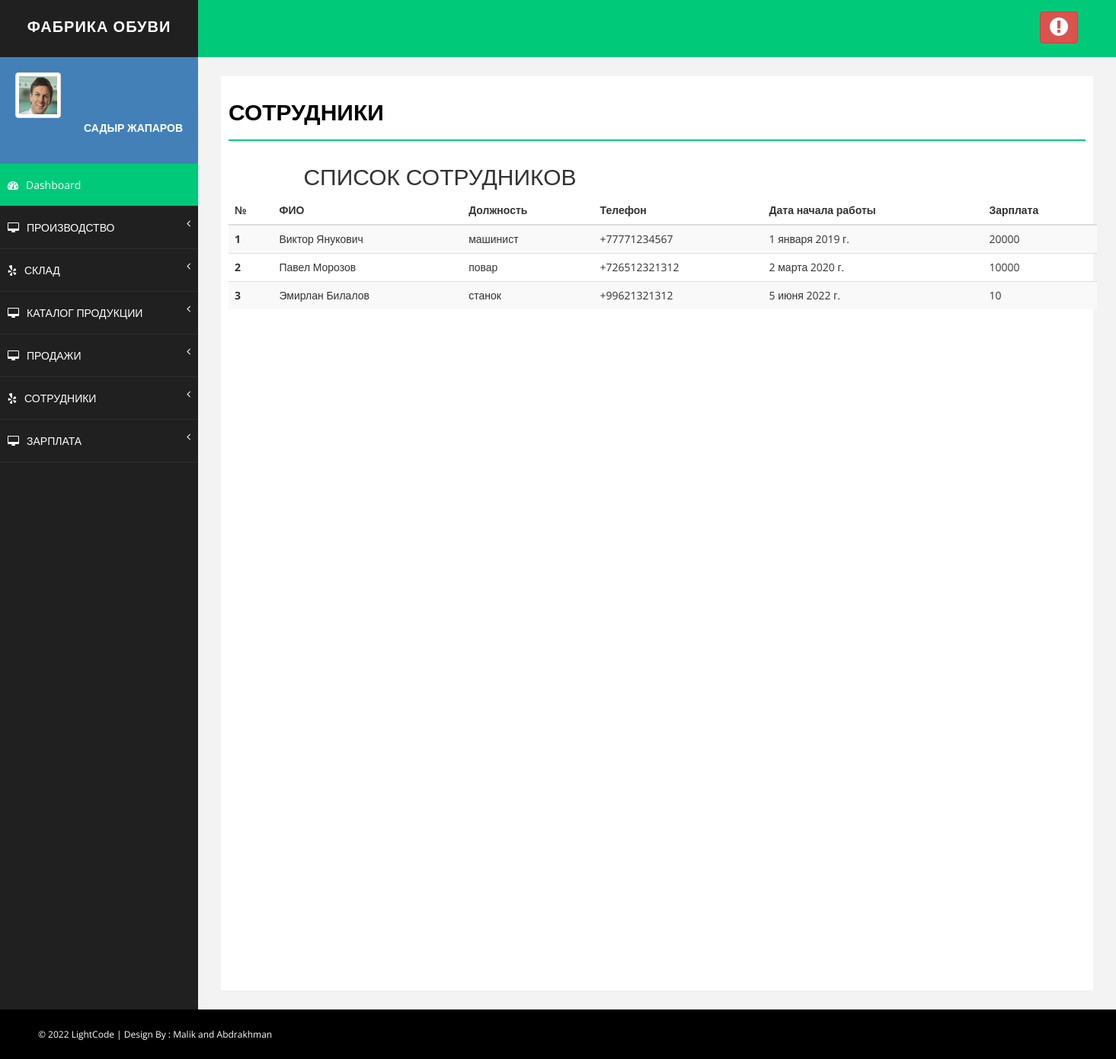
The page /emp_report on the database its author committed.
### manufacture/models.py (models this page shows, shortened)
class Employee(models.Model):
    active = models.BooleanField(default=True)
    occupation = models.CharField(max_length=100, blank=True, verbose_name='Должность')
    date_start = models.DateField(verbose_name="Дата начала работы", blank=True)
    fio = models.CharField(max_length=64, unique=True, verbose_name="ФИО")  # имя фамилия отчество сотрудника
    phone = models.CharField(max_length=20, blank=True, verbose_name="Номер телефона")
    phone1 = models.CharField(max_length=20, blank=True, verbose_name="Дополнительный номер")
    monthly_salary = models.IntegerField(default=0, blank=True)

### manufacture/views.py (the view)
# urls.py: path('emp_report', employers, name='employers'),
def employers(request):
    employer = Employee.objects.all()
    return render(request, 'manufacture/emp_report.html', {'employer': employer})

### manufacture/templates/manufacture/emp_report.html (shortened to what this page needs)
{% extends 'base.html' %}
{% load static %}
{% block content %}
 <div id="page-wrapper">
            <div id="page-inner">
                <div class="row">
                    <div class="col-md-12">
                        <h1 class="page-head-line">СОТРУДНИКИ</h1>
					</div>
	<body>
	<section class="ftco-section">
		<div class="container">
			<div class="row justify-content-center">
				<div class="col-md-6 text-center mb-5">
					<h2 class="heading-section">СПИСОК СОТРУДНИКОВ</h2>
				</div>
			</div>
			<div class="row">
				<div class="col-md-12">
					<div class="table-wrap">
						<table class="table table-striped">
						  <thead>
						    <tr>
						      <th>№</th>
								<th>ФИО</th>
						      <th>Должность</th>
						      <th>Телефон</th>
						      <th>Дата начала работы </th>
						      <th>Зарплата</th>
						    </tr>
						  </thead>
						  <tbody>
						  {% for i in employer %}
						  <tr>
						      <th scope="row"> {{ i.id}}</th>
						      <td>{{ i.fio }}</td>
								<td>{{ i.occupation }}</td>
								<td>{{ i.phone }}</td>
						      <td>{{ i.date_start }}</td>
						      <td>{{ i.monthly_salary }}</td>
						    </tr>
						  {% endfor %}
						  </tbody>
						</table>
					</div>
				</div>
			</div>
		</div>
	</section>
	</div>
			</div>
	</html>
{% endblock %}

### config/static/assets/css/basic.css (style rules this page uses)
body { font-family: 'Open Sans', sans-serif; line-height:25px; }
#page-wrapper { padding: 15px 15px; min-height: 600px; background: #F3F3F3; }
#page-inner { width: 100%; margin: 10px 20px 10px 0px; background-color: #fff!important; padding: 10px; min-height: 1200px; }
.page-head-line { font-size: 30px; text-transform: uppercase; color: #000; font-weight: 800; padding-bottom: 20px; border-bottom: 2px solid #00CA79; margin-bottom: 10px; }
@media (min-width:768px) { #page-wrapper { margin: 0 0 0 260px; padding: 15px 30px; min-height: 1200px; } }

### rows shown on the page
Employee: id "1", fio "Виктор Янукович", occupation "машинист", phone "+77771234567", date_start "1 января 2019 г.", monthly_salary "20000"
Employee: id "2", fio "Павел Морозов", occupation "повар", phone "+726512321312", date_start "2 марта 2020 г.", monthly_salary "10000"
Employee: id "3", fio "Эмирлан Билалов", occupation "станок", phone "+99621321312", date_start "5 июня 2022 г.", monthly_salary "10"
